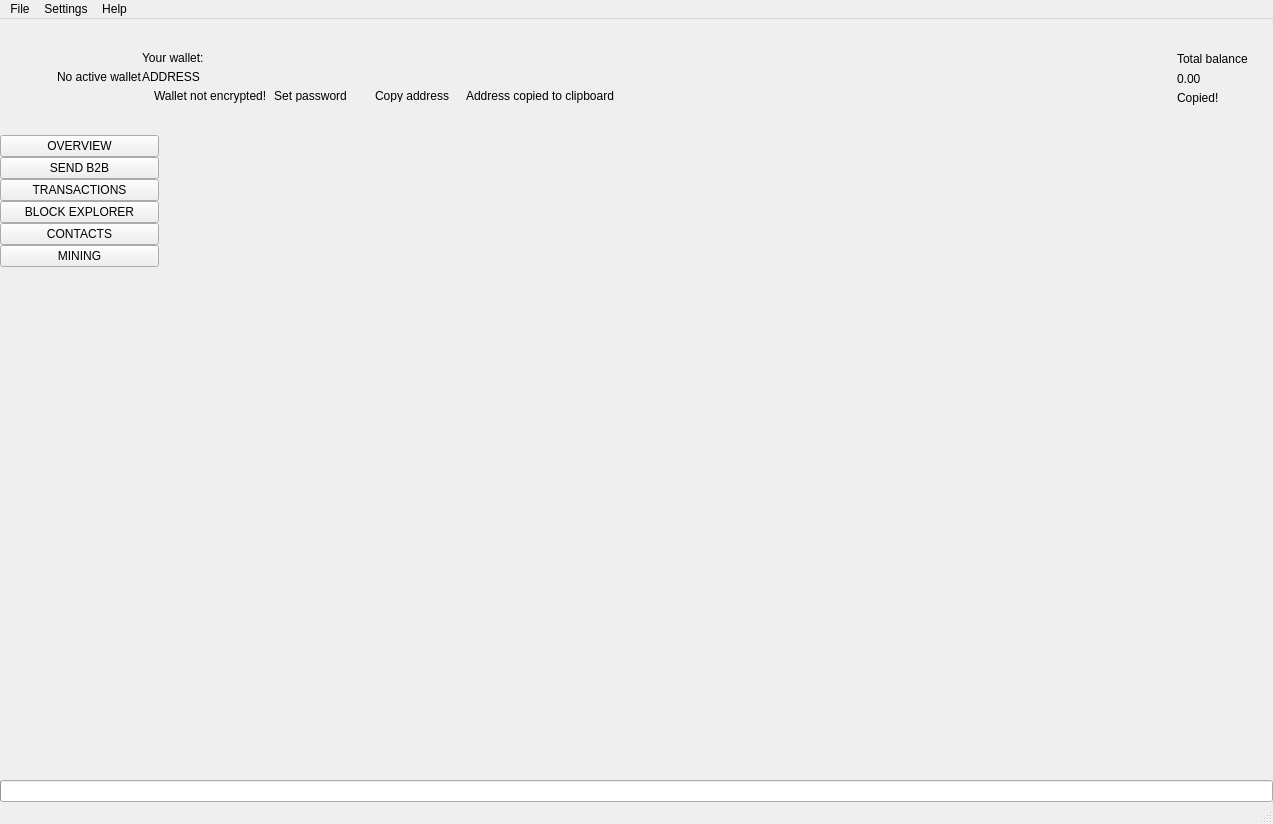
 <widget class="QMainWindow" name="MainWindow">
  <property name="geometry">
   <rect>
    <x>0</x>
    <y>0</y>
    <width>1273</width>
    <height>824</height>
   </rect>
  </property>
  <property name="sizePolicy">
   <sizepolicy hsizetype="Preferred" vsizetype="Preferred">
    <horstretch>0</horstretch>
    <verstretch>0</verstretch>
   </sizepolicy>
  </property>
  <property name="minimumSize">
   <size>
    <width>1260</width>
    <height>600</height>
   </size>
  </property>
  <property name="maximumSize">
   <size>
    <width>16777215</width>
    <height>16777215</height>
   </size>
  </property>
  <property name="windowTitle">
   <string>MainWindow</string>
  </property>
  <property name="windowIcon">
   <iconset>
    <normaloff>:/images/b2bcoin</normaloff>:/images/b2bcoin</iconset>
  </property>
  <widget class="QWidget" name="centralwidget">
   <layout class="QVBoxLayout" name="verticalLayout_2">
    <property name="spacing">
     <number>0</number>
    </property>
    <property name="leftMargin">
     <number>0</number>
    </property>
    <property name="topMargin">
     <number>0</number>
    </property>
    <property name="rightMargin">
     <number>0</number>
    </property>
    <property name="bottomMargin">
     <number>0</number>
    </property>
    <item>
     <widget class="QFrame" name="m_headerFrame">
      <property name="minimumSize">
       <size>
        <width>0</width>
        <height>116</height>
       </size>
      </property>
      <property name="maximumSize">
       <size>
        <width>16777215</width>
        <height>116</height>
       </size>
      </property>
      <property name="frameShape">
       <enum>QFrame::NoFrame</enum>
      </property>
      <property name="frameShadow">
       <enum>QFrame::Raised</enum>
      </property>
      <layout class="QHBoxLayout" name="horizontalLayout_3">
       <property name="spacing">
        <number>0</number>
       </property>
       <property name="leftMargin">
        <number>0</number>
       </property>
       <property name="topMargin">
        <number>0</number>
       </property>
       <property name="rightMargin">
        <number>25</number>
       </property>
       <property name="bottomMargin">
        <number>0</number>
       </property>
       <item>
        <spacer name="horizontalSpacer_2">
         <property name="orientation">
          <enum>Qt::Horizontal</enum>
         </property>
         <property name="sizeType">
          <enum>QSizePolicy::Fixed</enum>
         </property>
         <property name="sizeHint" stdset="0">
          <size>
           <width>30</width>
           <height>20</height>
          </size>
         </property>
        </spacer>
       </item>
       <item>
        <widget class="QLabel" name="m_logoLabel">
         <property name="text">
          <string/>
         </property>
        </widget>
       </item>
       <item>
        <spacer name="horizontalSpacer_5">
         <property name="orientation">
          <enum>Qt::Horizontal</enum>
         </property>
         <property name="sizeType">
          <enum>QSizePolicy::Fixed</enum>
         </property>
         <property name="sizeHint" stdset="0">
          <size>
           <width>20</width>
           <height>20</height>
          </size>
         </property>
        </spacer>
       </item>
       <item>
        <widget class="WalletGui::WalletSmallGrayTextLabel" name="m_noWalletLabel">
         <property name="text">
          <string>No active wallet</string>
         </property>
        </widget>
       </item>
       <item>
        <widget class="QFrame" name="m_walletFrame">
         <property name="frameShape">
          <enum>QFrame::NoFrame</enum>
         </property>
         <property name="frameShadow">
          <enum>QFrame::Raised</enum>
         </property>
         <layout class="QVBoxLayout" name="verticalLayout_3">
          <property name="spacing">
           <number>5</number>
          </property>
          <property name="leftMargin">
           <number>0</number>
          </property>
          <property name="topMargin">
           <number>0</number>
          </property>
          <property name="rightMargin">
           <number>0</number>
          </property>
          <property name="bottomMargin">
           <number>0</number>
          </property>
          <item>
           <spacer name="verticalSpacer_3">
            <property name="orientation">
             <enum>Qt::Vertical</enum>
            </property>
            <property name="sizeType">
             <enum>QSizePolicy::Minimum</enum>
            </property>
            <property name="sizeHint" stdset="0">
             <size>
              <width>20</width>
              <height>40</height>
             </size>
            </property>
           </spacer>
          </item>
          <item>
           <widget class="WalletGui::WalletSmallGrayTextLabel" name="m_walletLabel">
            <property name="text">
             <string>Your wallet:</string>
            </property>
            <property name="indent">
             <number>0</number>
            </property>
           </widget>
          </item>
          <item>
           <widget class="QLabel" name="m_addressLabel">
            <property name="sizePolicy">
             <sizepolicy hsizetype="Preferred" vsizetype="Preferred">
              <horstretch>0</horstretch>
              <verstretch>0</verstretch>
             </sizepolicy>
            </property>
            <property name="cursor">
             <cursorShape>PointingHandCursor</cursorShape>
            </property>
            <property name="toolTip">
             <string>Click to copy</string>
            </property>
            <property name="text">
             <string>ADDRESS</string>
            </property>
            <property name="indent">
             <number>0</number>
            </property>
           </widget>
          </item>
          <item>
           <layout class="QHBoxLayout" name="horizontalLayout_2">
            <property name="spacing">
             <number>0</number>
            </property>
            <item alignment="Qt::AlignTop">
             <widget class="QFrame" name="m_notEncryptedFrame">
              <property name="frameShape">
               <enum>QFrame::NoFrame</enum>
              </property>
              <property name="frameShadow">
               <enum>QFrame::Raised</enum>
              </property>
              <layout class="QHBoxLayout" name="horizontalLayout_4">
               <property name="spacing">
                <number>0</number>
               </property>
               <property name="leftMargin">
                <number>0</number>
               </property>
               <property name="topMargin">
                <number>0</number>
               </property>
               <property name="rightMargin">
                <number>0</number>
               </property>
               <property name="bottomMargin">
                <number>0</number>
               </property>
               <item alignment="Qt::AlignVCenter">
                <widget class="QLabel" name="m_notEncryptedIconLabel">
                 <property name="text">
                  <string/>
                 </property>
                 <property name="pixmap">
                  <pixmap resource="../../resources.qrc">:/icons/lock_open_gray</pixmap>
                 </property>
                 <property name="alignment">
                  <set>Qt::AlignLeading|Qt::AlignLeft|Qt::AlignVCenter</set>
                 </property>
                </widget>
               </item>
               <item>
                <spacer name="horizontalSpacer_11">
                 <property name="orientation">
                  <enum>Qt::Horizontal</enum>
                 </property>
                 <property name="sizeType">
                  <enum>QSizePolicy::Fixed</enum>
                 </property>
                 <property name="sizeHint" stdset="0">
                  <size>
                   <width>5</width>
                   <height>3</height>
                  </size>
                 </property>
                </spacer>
               </item>
               <item alignment="Qt::AlignVCenter">
                <widget class="WalletGui::WalletTinyGrayTextLabel" name="m_notEncryptedTextLabel">
                 <property name="text">
                  <string>Wallet not encrypted!</string>
                 </property>
                 <property name="alignment">
                  <set>Qt::AlignLeading|Qt::AlignLeft|Qt::AlignVCenter</set>
                 </property>
                </widget>
               </item>
               <item>
                <spacer name="horizontalSpacer_9">
                 <property name="orientation">
                  <enum>Qt::Horizontal</enum>
                 </property>
                 <property name="sizeType">
                  <enum>QSizePolicy::Fixed</enum>
                 </property>
                 <property name="sizeHint" stdset="0">
                  <size>
                   <width>3</width>
                   <height>3</height>
                  </size>
                 </property>
                </spacer>
               </item>
               <item alignment="Qt::AlignVCenter">
                <widget class="WalletGui::WalletTinyLinkLikeButton" name="m_encryptButton">
                 <property name="sizePolicy">
                  <sizepolicy hsizetype="Minimum" vsizetype="Minimum">
                   <horstretch>0</horstretch>
                   <verstretch>0</verstretch>
                  </sizepolicy>
                 </property>
                 <property name="minimumSize">
                  <size>
                   <width>0</width>
                   <height>3</height>
                  </size>
                 </property>
                 <property name="cursor">
                  <cursorShape>PointingHandCursor</cursorShape>
                 </property>
                 <property name="text">
                  <string>Set password</string>
                 </property>
                 <property name="flat">
                  <bool>true</bool>
                 </property>
                </widget>
               </item>
               <item>
                <spacer name="horizontalSpacer_10">
                 <property name="orientation">
                  <enum>Qt::Horizontal</enum>
                 </property>
                 <property name="sizeType">
                  <enum>QSizePolicy::Fixed</enum>
                 </property>
                 <property name="sizeHint" stdset="0">
                  <size>
                   <width>20</width>
                   <height>3</height>
                  </size>
                 </property>
                </spacer>
               </item>
              </layout>
             </widget>
            </item>
            <item alignment="Qt::AlignVCenter">
             <widget class="WalletGui::WalletTinyLinkLikeButton" name="m_copyAddressButton">
              <property name="sizePolicy">
               <sizepolicy hsizetype="Minimum" vsizetype="Minimum">
                <horstretch>0</horstretch>
                <verstretch>0</verstretch>
               </sizepolicy>
              </property>
              <property name="minimumSize">
               <size>
                <width>0</width>
                <height>3</height>
               </size>
              </property>
              <property name="cursor">
               <cursorShape>PointingHandCursor</cursorShape>
              </property>
              <property name="focusPolicy">
               <enum>Qt::NoFocus</enum>
              </property>
              <property name="autoFillBackground">
               <bool>true</bool>
              </property>
              <property name="text">
               <string>Copy address</string>
              </property>
              <property name="flat">
               <bool>true</bool>
              </property>
             </widget>
            </item>
            <item>
             <spacer name="horizontalSpacer_7">
              <property name="orientation">
               <enum>Qt::Horizontal</enum>
              </property>
              <property name="sizeType">
               <enum>QSizePolicy::Fixed</enum>
              </property>
              <property name="sizeHint" stdset="0">
               <size>
                <width>13</width>
                <height>3</height>
               </size>
              </property>
             </spacer>
            </item>
            <item alignment="Qt::AlignVCenter">
             <widget class="WalletGui::CopyMagicLabel" name="m_copyAddressLabel">
              <property name="text">
               <string>Address copied to clipboard</string>
              </property>
              <property name="alignment">
               <set>Qt::AlignLeading|Qt::AlignLeft|Qt::AlignVCenter</set>
              </property>
             </widget>
            </item>
            <item>
             <spacer name="horizontalSpacer">
              <property name="orientation">
               <enum>Qt::Horizontal</enum>
              </property>
              <property name="sizeHint" stdset="0">
               <size>
                <width>40</width>
                <height>3</height>
               </size>
              </property>
             </spacer>
            </item>
           </layout>
          </item>
          <item>
           <spacer name="verticalSpacer_2">
            <property name="orientation">
             <enum>Qt::Vertical</enum>
            </property>
            <property name="sizeType">
             <enum>QSizePolicy::Minimum</enum>
            </property>
            <property name="sizeHint" stdset="0">
             <size>
              <width>20</width>
              <height>40</height>
             </size>
            </property>
           </spacer>
          </item>
         </layout>
        </widget>
       </item>
       <item>
        <spacer name="horizontalSpacer_3">
         <property name="orientation">
          <enum>Qt::Horizontal</enum>
         </property>
         <property name="sizeType">
          <enum>QSizePolicy::Expanding</enum>
         </property>
         <property name="sizeHint" stdset="0">
          <size>
           <width>34</width>
           <height>20</height>
          </size>
         </property>
        </spacer>
       </item>
       <item>
        <spacer name="horizontalSpacer_8">
         <property name="orientation">
          <enum>Qt::Horizontal</enum>
         </property>
         <property name="sizeType">
          <enum>QSizePolicy::Fixed</enum>
         </property>
         <property name="sizeHint" stdset="0">
          <size>
           <width>34</width>
           <height>20</height>
          </size>
         </property>
        </spacer>
       </item>
       <item alignment="Qt::AlignRight|Qt::AlignVCenter">
        <widget class="QFrame" name="m_balanceFrame">
         <layout class="QGridLayout" name="gridLayout">
          <property name="leftMargin">
           <number>0</number>
          </property>
          <property name="topMargin">
           <number>30</number>
          </property>
          <property name="rightMargin">
           <number>0</number>
          </property>
          <property name="bottomMargin">
           <number>0</number>
          </property>
          <property name="verticalSpacing">
           <number>3</number>
          </property>
          <item row="0" column="2">
           <layout class="QVBoxLayout" name="verticalLayout_4">
            <item>
             <widget class="QLabel" name="m_balanceTextLabel">
              <property name="text">
               <string>Total balance</string>
              </property>
             </widget>
            </item>
            <item>
             <widget class="QLabel" name="m_balanceLabel">
              <property name="cursor">
               <cursorShape>PointingHandCursor</cursorShape>
              </property>
              <property name="toolTip">
               <string>Click to copy</string>
              </property>
              <property name="text">
               <string>0.00</string>
              </property>
             </widget>
            </item>
           </layout>
          </item>
          <item row="1" column="2">
           <widget class="WalletGui::CopyMagicLabel" name="m_balanceCopyLabel">
            <property name="text">
             <string>Copied!</string>
            </property>
           </widget>
          </item>
          <item row="0" column="1">
           <spacer name="horizontalSpacer_6">
            <property name="orientation">
             <enum>Qt::Horizontal</enum>
            </property>
            <property name="sizeType">
             <enum>QSizePolicy::Fixed</enum>
            </property>
            <property name="sizeHint" stdset="0">
             <size>
              <width>2</width>
              <height>39</height>
             </size>
            </property>
           </spacer>
          </item>
          <item row="2" column="2">
           <spacer name="verticalSpacer_5">
            <property name="orientation">
             <enum>Qt::Vertical</enum>
            </property>
            <property name="sizeType">
             <enum>QSizePolicy::Expanding</enum>
            </property>
            <property name="sizeHint" stdset="0">
             <size>
              <width>20</width>
              <height>50</height>
             </size>
            </property>
           </spacer>
          </item>
          <item row="0" column="0">
           <widget class="QLabel" name="m_balanceIconLabel">
            <property name="text">
             <string/>
            </property>
            <property name="pixmap">
             <pixmap resource="../../resources.qrc">:/icons/total_balance</pixmap>
            </property>
           </widget>
          </item>
         </layout>
        </widget>
       </item>
      </layout>
     </widget>
    </item>
    <item>
     <layout class="QHBoxLayout" name="horizontalLayout" stretch="0,0,0,0,0,0,0,0">
      <property name="spacing">
       <number>0</number>
      </property>
      <item>
       <widget class="QFrame" name="m_toolFrame">
        <property name="frameShape">
         <enum>QFrame::NoFrame</enum>
        </property>
        <property name="frameShadow">
         <enum>QFrame::Plain</enum>
        </property>
        <property name="lineWidth">
         <number>0</number>
        </property>
        <layout class="QVBoxLayout" name="verticalLayout">
         <property name="spacing">
          <number>0</number>
         </property>
         <property name="leftMargin">
          <number>0</number>
         </property>
         <property name="topMargin">
          <number>0</number>
         </property>
         <property name="rightMargin">
          <number>0</number>
         </property>
         <property name="bottomMargin">
          <number>0</number>
         </property>
         <item>
          <widget class="QPushButton" name="m_overviewButton">
           <property name="sizePolicy">
            <sizepolicy hsizetype="Minimum" vsizetype="Fixed">
             <horstretch>0</horstretch>
             <verstretch>0</verstretch>
            </sizepolicy>
           </property>
           <property name="focusPolicy">
            <enum>Qt::NoFocus</enum>
           </property>
           <property name="text">
            <string>OVERVIEW</string>
           </property>
           <property name="checkable">
            <bool>true</bool>
           </property>
           <attribute name="buttonGroup">
            <string notr="true">m_toolButtonGroup</string>
           </attribute>
          </widget>
         </item>
         <item>
          <widget class="QPushButton" name="m_sendButton">
           <property name="sizePolicy">
            <sizepolicy hsizetype="Minimum" vsizetype="Fixed">
             <horstretch>0</horstretch>
             <verstretch>0</verstretch>
            </sizepolicy>
           </property>
           <property name="focusPolicy">
            <enum>Qt::NoFocus</enum>
           </property>
           <property name="text">
            <string>SEND B2B</string>
           </property>
           <property name="checkable">
            <bool>true</bool>
           </property>
           <attribute name="buttonGroup">
            <string notr="true">m_toolButtonGroup</string>
           </attribute>
          </widget>
         </item>
         <item>
          <widget class="QPushButton" name="m_transactionsButton">
           <property name="sizePolicy">
            <sizepolicy hsizetype="Minimum" vsizetype="Fixed">
             <horstretch>0</horstretch>
             <verstretch>0</verstretch>
            </sizepolicy>
           </property>
           <property name="focusPolicy">
            <enum>Qt::NoFocus</enum>
           </property>
           <property name="text">
            <string>TRANSACTIONS</string>
           </property>
           <property name="checkable">
            <bool>true</bool>
           </property>
           <attribute name="buttonGroup">
            <string notr="true">m_toolButtonGroup</string>
           </attribute>
          </widget>
         </item>
         <item>
          <widget class="QPushButton" name="m_blockExplorerButton">
           <property name="focusPolicy">
            <enum>Qt::NoFocus</enum>
           </property>
           <property name="text">
            <string>BLOCK EXPLORER</string>
           </property>
           <property name="checkable">
            <bool>true</bool>
           </property>
           <attribute name="buttonGroup">
            <string notr="true">m_toolButtonGroup</string>
           </attribute>
          </widget>
         </item>
         <item>
          <widget class="QPushButton" name="m_addressBookButton">
           <property name="sizePolicy">
            <sizepolicy hsizetype="Minimum" vsizetype="Fixed">
             <horstretch>0</horstretch>
             <verstretch>0</verstretch>
            </sizepolicy>
           </property>
           <property name="focusPolicy">
            <enum>Qt::NoFocus</enum>
           </property>
           <property name="text">
            <string>CONTACTS</string>
           </property>
           <property name="checkable">
            <bool>true</bool>
           </property>
           <attribute name="buttonGroup">
            <string notr="true">m_toolButtonGroup</string>
           </attribute>
          </widget>
         </item>
         <item>
          <widget class="QPushButton" name="m_miningButton">
           <property name="focusPolicy">
            <enum>Qt::NoFocus</enum>
           </property>
           <property name="text">
            <string>MINING</string>
           </property>
           <property name="checkable">
            <bool>true</bool>
           </property>
           <attribute name="buttonGroup">
            <string notr="true">m_toolButtonGroup</string>
           </attribute>
          </widget>
         </item>
         <item>
          <spacer name="verticalSpacer">
           <property name="orientation">
            <enum>Qt::Vertical</enum>
           </property>
           <property name="sizeHint" stdset="0">
            <size>
             <width>20</width>
             <height>40</height>
            </size>
           </property>
          </spacer>
         </item>
        </layout>
       </widget>
      </item>
      <item>
       <widget class="WalletGui::OverviewFrame" name="m_overviewFrame">
        <property name="frameShape">
         <enum>QFrame::NoFrame</enum>
        </property>
        <property name="frameShadow">
         <enum>QFrame::Raised</enum>
        </property>
       </widget>
      </item>
      <item>
       <widget class="WalletGui::SendFrame" name="m_sendFrame">
        <property name="frameShape">
         <enum>QFrame::NoFrame</enum>
        </property>
        <property name="frameShadow">
         <enum>QFrame::Raised</enum>
        </property>
       </widget>
      </item>
      <item>
       <widget class="WalletGui::TransactionsFrame" name="m_transactionsFrame">
        <property name="frameShape">
         <enum>QFrame::NoFrame</enum>
        </property>
        <property name="frameShadow">
         <enum>QFrame::Raised</enum>
        </property>
       </widget>
      </item>
      <item>
       <widget class="WalletGui::AddressBookFrame" name="m_addressBookFrame">
        <property name="frameShape">
         <enum>QFrame::NoFrame</enum>
        </property>
        <property name="frameShadow">
         <enum>QFrame::Raised</enum>
        </property>
       </widget>
      </item>
      <item>
       <widget class="WalletGui::NoWalletFrame" name="m_noWalletFrame">
        <property name="frameShape">
         <enum>QFrame::NoFrame</enum>
        </property>
        <property name="frameShadow">
         <enum>QFrame::Raised</enum>
        </property>
       </widget>
      </item>
      <item>
       <widget class="WalletGui::BlockExplorerFrame" name="m_blockExplorerFrame">
        <property name="frameShape">
         <enum>QFrame::NoFrame</enum>
        </property>
        <property name="frameShadow">
         <enum>QFrame::Raised</enum>
        </property>
       </widget>
      </item>
      <item>
       <widget class="WalletGui::MiningFrame" name="m_miningFrame">
        <property name="frameShape">
         <enum>QFrame::NoFrame</enum>
        </property>
        <property name="frameShadow">
         <enum>QFrame::Raised</enum>
        </property>
       </widget>
      </item>
     </layout>
    </item>
    <item>
     <widget class="QProgressBar" name="m_syncProgress">
      <property name="maximum">
       <number>100</number>
      </property>
      <property name="value">
       <number>0</number>
      </property>
      <property name="textVisible">
       <bool>false</bool>
      </property>
     </widget>
    </item>
   </layout>
  </widget>
  <widget class="QMenuBar" name="menubar">
   <property name="geometry">
    <rect>
     <x>0</x>
     <y>0</y>
     <width>1273</width>
     <height>21</height>
    </rect>
   </property>
   <widget class="QMenu" name="menuFile">
    <property name="title">
     <string>File</string>
    </property>
    <addaction name="m_createWalletAction"/>
    <addaction name="m_openWalletAction"/>
    <addaction name="m_recentWalletsAction"/>
    <addaction name="m_backupWalletAction"/>
    <addaction name="m_saveKeysAction"/>
    <addaction name="m_resetAction"/>
    <addaction name="m_importKeyAction"/>
    <addaction name="m_exportKeyAction"/>
    <addaction name="m_exportTrackingKeyAction"/>
    <addaction name="m_exitAction"/>
   </widget>
   <widget class="QMenu" name="menuSettings">
    <property name="title">
     <string>Settings</string>
    </property>
    <widget class="QMenu" name="menuThemes">
     <property name="title">
      <string>Themes</string>
     </property>
    </widget>
    <addaction name="m_encryptWalletAction"/>
    <addaction name="m_changePasswordAction"/>
    <addaction name="m_removePendingTxAction"/>
    <addaction name="separator"/>
    <addaction name="m_autostartAction"/>
    <addaction name="m_minimizeToTrayAction"/>
    <addaction name="m_closeToTrayAction"/>
    <addaction name="separator"/>
    <addaction name="m_preferencesAction"/>
    <addaction name="menuThemes"/>
   </widget>
   <widget class="QMenu" name="menuHelp">
    <property name="title">
     <string>Help</string>
    </property>
    <addaction name="m_communityForumAction"/>
    <addaction name="m_reportIssueAction"/>
    <addaction name="m_aboutIntensecoinAction"/>
    <addaction name="m_aboutQtAction"/>
   </widget>
   <addaction name="menuFile"/>
   <addaction name="menuSettings"/>
   <addaction name="menuHelp"/>
  </widget>
  <widget class="WalletGui::WalletStatusBar" name="statusBar"/>
  <action name="m_exitAction">
   <property name="checkable">
    <bool>false</bool>
   </property>
   <property name="enabled">
    <bool>true</bool>
   </property>
   <property name="text">
    <string>Exit</string>
   </property>
   <property name="shortcut">
    <string>Ctrl+Q</string>
   </property>
  </action>
  <action name="m_createWalletAction">
   <property name="enabled">
    <bool>true</bool>
   </property>
   <property name="text">
    <string>Create wallet</string>
   </property>
  </action>
  <action name="m_openWalletAction">
   <property name="enabled">
    <bool>true</bool>
   </property>
   <property name="text">
    <string>Open wallet</string>
   </property>
  </action>
  <action name="m_encryptWalletAction">
   <property name="enabled">
    <bool>true</bool>
   </property>
   <property name="text">
    <string>Encrypt wallet</string>
   </property>
  </action>
  <action name="m_changePasswordAction">
   <property name="enabled">
    <bool>true</bool>
   </property>
   <property name="text">
    <string>Change password</string>
   </property>
   <property name="toolTip">
    <string>Change password</string>
   </property>
  </action>
  <action name="m_aboutIntensecoinAction">
   <property name="enabled">
    <bool>true</bool>
   </property>
   <property name="text">
    <string>About B2Bcoin</string>
   </property>
  </action>
  <action name="m_aboutQtAction">
   <property name="enabled">
    <bool>true</bool>
   </property>
   <property name="text">
    <string>About Qt</string>
   </property>
  </action>
  <action name="m_backupWalletAction">
   <property name="enabled">
    <bool>true</bool>
   </property>
   <property name="text">
    <string>Backup wallet</string>
   </property>
  </action>
  <action name="m_autostartAction">
   <property name="checkable">
    <bool>true</bool>
   </property>
   <property name="text">
    <string>Start on system login</string>
   </property>
  </action>
  <action name="m_minimizeToTrayAction">
   <property name="checkable">
    <bool>true</bool>
   </property>
   <property name="text">
    <string>Minimize to tray</string>
   </property>
  </action>
  <action name="m_closeToTrayAction">
   <property name="checkable">
    <bool>true</bool>
   </property>
   <property name="text">
    <string>Close to tray</string>
   </property>
  </action>
  <action name="m_preferencesAction">
   <property name="text">
    <string>Preferences</string>
   </property>
  </action>
  <action name="m_recentWalletsAction">
   <property name="text">
    <string>Recent wallets</string>
   </property>
  </action>
  <action name="m_exportTrackingKeyAction">
   <property name="text">
    <string>Export tracking key</string>
   </property>
   <property name="toolTip">
    <string>Export tracking key</string>
   </property>
  </action>
  <action name="m_importKeyAction">
   <property name="text">
    <string>Import key</string>
   </property>
   <property name="toolTip">
    <string>Import key</string>
   </property>
  </action>
  <action name="m_communityForumAction">
   <property name="text">
    <string>Join us on Telegram</string>
   </property>
  </action>
  <action name="m_reportIssueAction">
   <property name="text">
    <string>Report an issue</string>
   </property>
  </action>
  <action name="m_resetAction">
   <property name="text">
    <string>Reset wallet</string>
   </property>
  </action>
  <action name="m_saveKeysAction">
   <property name="text">
    <string>Save wallet keys</string>
   </property>
  </action>
  <action name="m_exportKeyAction">
   <property name="text">
    <string>Export key</string>
   </property>
   <property name="toolTip">
    <string>Export key</string>
   </property>
  </action>
  <action name="m_removePendingTxAction">
   <property name="checkable">
    <bool>false</bool>
   </property>
   <property name="text">
    <string>Remove pending TXs</string>
   </property>
  </action>
 </widget>
